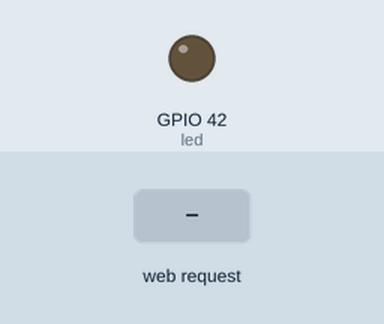
This sketch was run on a simulated ESP32. Parts: output pins drawn as LEDs (lit = HIGH). The test bench sets the inputs (shaded band). WiFi joins after 1.5 s; servers stay silent unless stated; what the sketch prints to the serial monitor is not drawn.

Above: at 2.7 s.
2.8 s: HTTP request GET /ON received
At 3.2 s:
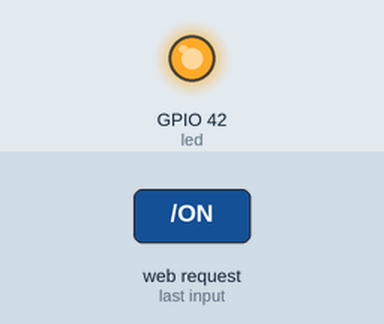
4.3 s: HTTP request GET / received
At 5.6 s:
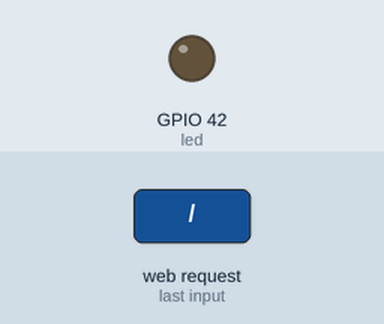
Timing chart, 0 to 7.3 s (numbered marks = the images above; inputs shaded):
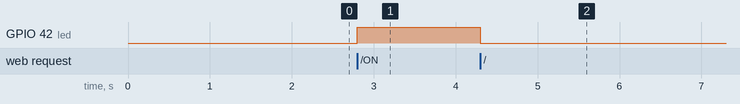

The sketch:

WIFI_Access_point_display_button_webpage_HTML.ino
```cpp
#include <WiFi.h>
#include <WiFiClient.h>
#include <WebServer.h>
#include <ESPmDNS.h>

const char* ssid = "manish";
const char* password = "9986207978";

WebServer server(80);

const int led = 42;

void handleRoot() {
  digitalWrite(led, 1);
  server.send(200, "text/plain", "hello I am Naruto");

  digitalWrite(led, 0);
}


void handleNotFound() {
  digitalWrite(led, 1);
  String message = "File Not Found\n\n";
  message += "URI: ";
  message += server.uri();
  message += "\nMethod: ";
  message += (server.method() == HTTP_GET) ? "GET" : "POST";
  message += "\nArguments: ";
  message += server.args();
  message += "\n";
  for (uint8_t i = 0; i < server.args(); i++) {
    message += " " + server.argName(i) + ": " + server.arg(i) + "\n";
  }
  server.send(404, "text/plain", message);
  digitalWrite(led, 0);
}

void setup(void) {
  pinMode(led, OUTPUT);
  digitalWrite(led, 0);
  Serial.begin(115200);
  WiFi.mode(WIFI_STA);
  WiFi.begin(ssid, password);
  Serial.println("");

  // Wait for connection
  while (WiFi.status() != WL_CONNECTED) {
    delay(500);
    Serial.print(".");
  }
  Serial.println("");
  Serial.print("Connected to ");
  Serial.println(ssid);
  Serial.print("IP address: ");
  Serial.println(WiFi.localIP());

  if (MDNS.begin("esp32")) {
    Serial.println("MDNS responder started");
  }

  server.on("/", handleRoot);

  server.on("/ON", []() {
     digitalWrite(led, HIGH);

    server.send(200, "text/plain", "This is Nobitha");

  });

    server.on("/OFF", []() {
     digitalWrite(led, LOW);

    server.send(200, "text/plain", "This is Nobitha");

  });

  server.onNotFound(handleNotFound);

  server.begin();
  Serial.println("HTTP server started");
}

void loop(void) {
  server.handleClient();
  delay(2);//allow the cpu to switch to other tasks
}
```

Measured:
- after the input at 2.8 s, GPIO 42 (led): LOW → HIGH at once
- after the input at 4.3 s, GPIO 42 (led): HIGH → LOW at once
